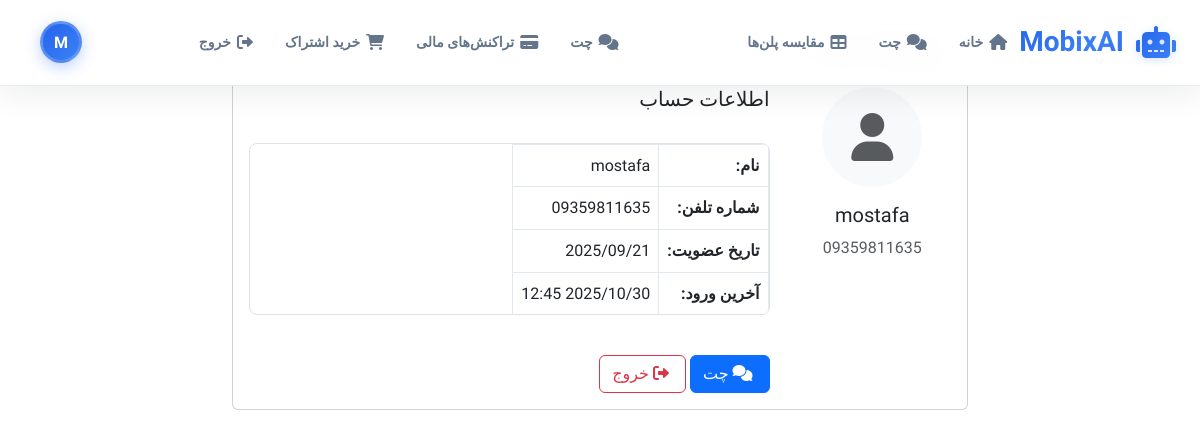
/accounts/profile/ (signed in), run on an earlier commit of the app's database.
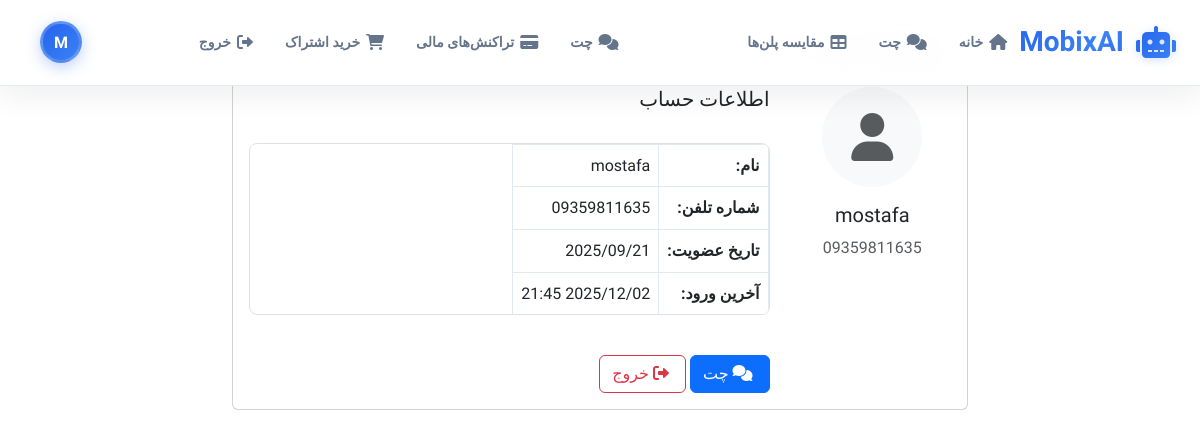
And on a later commit of the database.
### accounts/models.py (models this page shows, shortened)
class User(AbstractUser):
    phone_number = models.CharField(max_length=15, unique=True)
    name = models.CharField(max_length=100)
    is_verified = models.BooleanField(default=False)
    created_at = models.DateTimeField(auto_now_add=True)
    objects = CustomUserManager()
    USERNAME_FIELD = 'phone_number'
    REQUIRED_FIELDS = ['name']
    def get_subscription_type(self):
        try:
            user_subscription = self.subscription
            if user_subscription.is_active:
                if user_subscription.end_date and user_subscription.end_date < timezone.now():
                    user_subscription.is_active = False
                    user_subscription.save()
                    return None
                return user_subscription.subscription_type
        except:
            pass
        return None
    def get_subscription_info(self):
        try:
            user_subscription = self.subscription
            if user_subscription.is_active:
                if user_subscription.end_date and user_subscription.end_date < timezone.now():
                    user_subscription.is_active = False
                    user_subscription.save()
                    return None
                return user_subscription
        except:
            pass
        return None

### accounts/views.py (the view)
# urls.py: path('profile/', views.profile, name='profile'),
@login_required
def profile(request):
    return render(request, "accounts/profile.html")

### templates/accounts/profile.html (shortened to what this page needs)
{% extends 'base.html' %}
{% block content %}
<div class="container mt-4">
    <div class="row">
        <div class="col-md-8 mx-auto">
            <div class="card">
                <div class="card-header">
                    <h4 class="mb-0">پروفایل کاربری</h4>
                </div>
                <div class="card-body">
                    <div class="row">
                        <div class="col-md-3 text-center">
                            <div class="bg-light rounded-circle d-flex align-items-center justify-content-center mx-auto" style="width: 100px; height: 100px;">
                                <i class="fas fa-user fa-3x text-muted"></i>
                            </div>
                            <h5 class="mt-3">{{ user.name }}</h5>
                            <p class="text-muted">{{ user.phone_number }}</p>
                        </div>
                        <div class="col-md-9">
                            <h5>اطلاعات حساب</h5>
                            <div class="table-responsive">
                                <table class="table table-borderless">
                                    <tr>
                                        <td><strong>نام:</strong></td>
                                        <td>{{ user.name }}</td>
                                    </tr>
                                    <tr>
                                        <td><strong>شماره تلفن:</strong></td>
                                        <td>{{ user.phone_number }}</td>
                                    </tr>
                                    <tr>
                                        <td><strong>تاریخ عضویت:</strong></td>
                                        <td>{{ user.date_joined|date:"Y/m/d" }}</td>
                                    </tr>
                                    <tr>
                                        <td><strong>آخرین ورود:</strong></td>
                                        <td>{{ user.last_login|date:"Y/m/d H:i" }}</td>
                                    </tr>
                                </table>
                            </div>
                            <div class="mt-4">
                                <a href="{% url 'chat' %}" class="btn btn-primary">
                                    <i class="fas fa-comments me-1"></i> چت
                                </a>
                                <a href="{% url 'logout' %}" class="btn btn-outline-danger">
                                    <i class="fas fa-sign-out-alt me-1"></i> خروج
                                </a>
                            </div>
                        </div>
                    </div>
                </div>
            </div>
        </div>
    </div>
</div>
{% endblock %}

### templates/base.html (shortened to what this page needs)
<!DOCTYPE html>
<html lang="fa" dir="rtl">
<head>
    {% load static %}
    <link href="https://cdn.jsdelivr.net/npm/bootstrap@5.3.0/dist/css/bootstrap.min.css" rel="stylesheet">
    <link href="https://cdnjs.cloudflare.com/ajax/libs/font-awesome/6.0.0/css/all.min.css" rel="stylesheet">
    <link rel="stylesheet" href="https://cdnjs.cloudflare.com/ajax/libs/highlight.js/11.7.0/styles/default.min.css">
    <link rel="stylesheet" href="{% static 'css/chat.css' %}">
    <link rel="stylesheet" href="{% static 'css/navigation.css' %}">
    <link rel="stylesheet" href="{% static 'css/auth-forms.css' %}">
    <link rel="stylesheet" href="{% static 'css/purchase.css' %}">
    <link rel="stylesheet" href="{% static 'css/articles.css' %}">
    <link rel="stylesheet" href="{% static 'css/responsive-tables.css' %}">
</head>
<body {% if user.is_authenticated %}data-authenticated="true" data-user-name="{{ user.name }}"{% endif %}>
    {% block navbar %}
    <nav class="modern-navbar">
        <div class="container">
            <a class="navbar-brand" href="{% url 'home' %}">
                <i class="fas fa-robot"></i> MobixAI
            </a>
            <div class="navbar-nav-container" style="display: flex; align-items: center; gap: 1rem; flex: 1; justify-content: space-between;">
                <ul class="navbar-nav navbar-nav-left" id="desktop-nav-left" style="display: flex; flex-direction: row; align-items: center; gap: 0.5rem; margin: 0; padding: 0; list-style: none;">
                </ul>
                <ul class="navbar-nav navbar-nav-right" id="desktop-nav-right" style="display: flex; flex-direction: row; align-items: center; gap: 0.5rem; margin: 0; padding: 0; list-style: none;">
                </ul>
                {% if user.is_authenticated %}
                <div class="user-avatar" title="{{ user.name }}">
                    {{ user.name|first|upper }}
                </div>
                {% endif %}
            </div>
        </div>
    </nav>
    {% endblock %}
    <main>
        {% block content %}
        {% endblock %}
    </main>
    {% load static %}
</body>
</html>

What changed in the data, as far as the page shows it:
changed User "mostafa": last_login "2025/10/30 12:45" → "2025/12/02 21:45"
